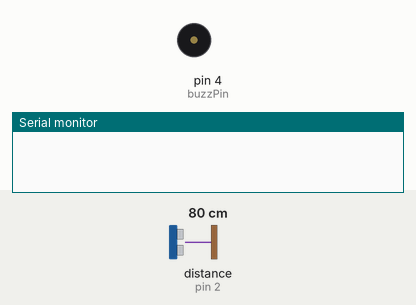
Simulated run of this sketch. Board: Arduino Uno, built with avr-gcc and run on an emulated ATmega328P. Parts: buzzer (waves = sounding), the last lines printed to the serial monitor. Wiring (inferred from the names in the program): ultrasonic range finder: trigger pin 3; echo pin 2. The inputs (shaded band) are chosen by the test bench; at power-on: distance to the obstacle (sensor on pin 2) 80 cm. The echo pulse lasts 58.3 µs per cm.

Above: at 1.2 s.
1.3 s: distance to the obstacle (sensor on pin 2) set to 54 cm
3.4 s: distance to the obstacle (sensor on pin 2) set to 46 cm
At 4.38 s:
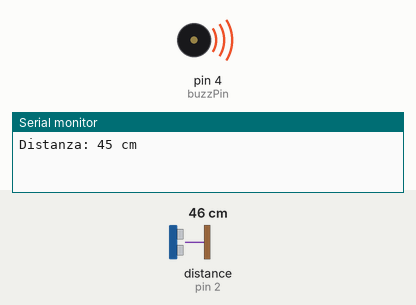
6.4 s: distance to the obstacle (sensor on pin 2) set to 2 cm
At 6.63 s:
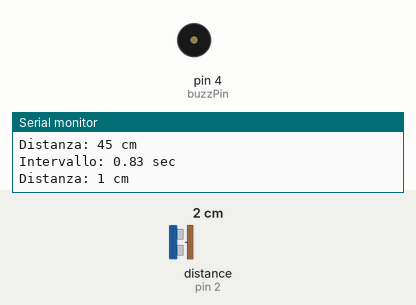
9.4 s: distance to the obstacle (sensor on pin 2) set to 60 cm
At 9.58 s:
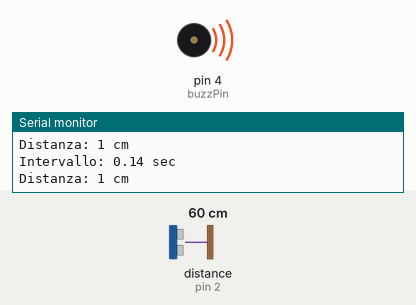
Timing chart, 0 to 12.0 s (numbered marks = the images above; inputs shaded):
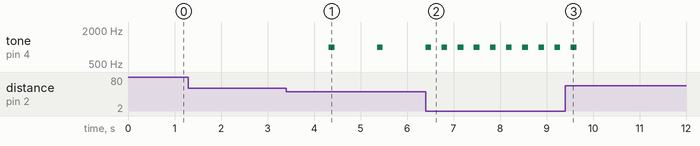

Measured:
- the behaviour switches between 52 and 51 cm on distance to the obstacle (sensor on pin 2) (found by bisection; images 0 and 1)
- after the input at 1.3 s, every drawn part: stays the same
- after the input at 3.4 s, tone on pin 4 (buzzPin): alternates 1000 Hz for 0.12 s and silent for 0.92 s, starting after 0.92 s
- after the input at 6.4 s, tone on pin 4 (buzzPin): alternates 1000 Hz for 0.12 s and silent for 0.22 s, starting after 0.35 s
- after the input at 9.4 s, tone on pin 4 (buzzPin): goes on until 9.6 s, then stays silent

The sketch:

sensore_di_parcheggio.ino
```cpp
#include <Fuzzy.h>
// Istanzio le variabili relative ai pin della scheda
const int buzzPin=4;  // Buzzer
const int trigPin=3;  // Sensore distanza
const int echoPin=2;  // Sensore distanza
long durata;
int distanza;
// Istanzio un oggetto Fuzzy
Fuzzy *fuzzy = new Fuzzy();

void setup()
{
  // Set del trigPin come Output
  pinMode(trigPin, OUTPUT);
  // Set del echoPin come Input
  pinMode(echoPin, INPUT);
  // Set del Serial output
  Serial.begin(9600);
  // Set del random seed
  randomSeed(analogRead(0));

  // Istanzio l'oggetto FuzzyInput per la distanza
  FuzzyInput *distanza = new FuzzyInput(1);
  // Istanzio l'oggetto FuzzySet per la distanza vicina
  FuzzySet *vicina = new FuzzySet(0, 10, 15, 20);
  // Istanzio l'oggetto FuzzySet per la distanza media
  FuzzySet *media = new FuzzySet(20, 20, 30, 30);
  // Istanzio l'oggetto FuzzySet per la distanza lontana
  FuzzySet *lontana = new FuzzySet(30, 40, 50, 50);
  // Includo i FuzzySet nel FuzzyInput
  distanza->addFuzzySet(vicina);
  distanza->addFuzzySet(media);
  distanza->addFuzzySet(lontana);
  // Includo il FuzzyInput nel Fuzzy
  fuzzy->addFuzzyInput(distanza);

  // Istanzio l'oggetto FuzzyOutput per il tempo tra un intervallo e l'altro
  FuzzyOutput *intervallo = new FuzzyOutput(1);
  // Istanzio l'oggetto FuzzySet per l'intervallo lungo
  FuzzySet *lungo = new FuzzySet(700, 800, 800, 1000);
  // Istanzio l'oggetto FuzzySet per l'intervallo moderato
  FuzzySet *moderato = new FuzzySet(300, 500, 500, 700);
  // Istanzio l'oggetto FuzzySet per l'intervallo breve
  FuzzySet *breve = new FuzzySet(0, 0, 0, 300);
  // Includo i FuzzySet nel FuzzyOutput
  intervallo->addFuzzySet(lungo);
  intervallo->addFuzzySet(moderato);
  intervallo->addFuzzySet(breve);
  // Includo il FuzzyOutput nel Fuzzy
  fuzzy->addFuzzyOutput(intervallo);

  // Creo la FuzzyRule R1 "IF distanza IS vicina THEN intervallo IS breve"
  // Istanzio l'oggetto FuzzyRuleAntecedent
  FuzzyRuleAntecedent *ifDistanzaVicina = new FuzzyRuleAntecedent();
  // Creo un FuzzyRuleAntecedent con un solo FuzzySet
  ifDistanzaVicina->joinSingle(vicina);
  // Istanzio un oggetto FuzzyRuleConsequent
  FuzzyRuleConsequent *thenIntervalloBreve = new FuzzyRuleConsequent();
  // Includo un FuzzySet al FuzzyRuleConsequent
  thenIntervalloBreve->addOutput(breve);
  // Istanzio un oggetto FuzzyRule
  FuzzyRule *fuzzyRule01 = new FuzzyRule(1, ifDistanzaVicina, thenIntervalloBreve);
  // Includo la FuzzyRule in Fuzzy
  fuzzy->addFuzzyRule(fuzzyRule01);

  // Creo la FuzzyRule R2 "IF distanza IS media THEN intervallo IS moderato"
  // Istanzio l'oggetto FuzzyRuleAntecedent
  FuzzyRuleAntecedent *ifDistanzaMedia = new FuzzyRuleAntecedent();
  // Creo un FuzzyRuleAntecedent con un solo FuzzySet
  ifDistanzaMedia->joinSingle(media);
  // Istanzio un oggetto FuzzyRuleConsequent
  FuzzyRuleConsequent *thenIntervalloModerato = new FuzzyRuleConsequent();
  // Includo un FuzzySet al FuzzyRuleConsequent
  thenIntervalloModerato->addOutput(moderato);
  // Istanzio un oggetto FuzzyRule
  FuzzyRule *fuzzyRule02 = new FuzzyRule(2, ifDistanzaMedia, thenIntervalloModerato);
  // Includo la FuzzyRule in Fuzzy
  fuzzy->addFuzzyRule(fuzzyRule02);

  // Creo la FuzzyRule R3 "IF distanza IS lontana THEN intervallo IS lungo"
  // Istanzio l'oggetto FuzzyRuleAntecedent
  FuzzyRuleAntecedent *ifDistanzaLontana = new FuzzyRuleAntecedent();
  // Creo un FuzzyRuleAntecedent con un solo FuzzySet
  ifDistanzaLontana->joinSingle(lontana);
  // Istanzio un oggetto FuzzyRuleConsequent
  FuzzyRuleConsequent *thenIntervalloLungo = new FuzzyRuleConsequent();
  // Includo un FuzzySet al FuzzyRuleConsequent
  thenIntervalloLungo->addOutput(lungo);
  // Istanzio un oggetto FuzzyRule
  FuzzyRule *fuzzyRule03 = new FuzzyRule(3, ifDistanzaLontana, thenIntervalloLungo);
  // Includo la FuzzyRule in Fuzzy
  fuzzy->addFuzzyRule(fuzzyRule03);
}

void loop()
{
  // Azzero i Pin
  noTone(buzzPin);
  digitalWrite(trigPin, LOW);
  delayMicroseconds(2);
  // Imposto il trigPin su HIGH per 10 microsecondi
  digitalWrite(trigPin, HIGH);
  delayMicroseconds(10);
  digitalWrite(trigPin, LOW);
  // Leggo l' echoPin, ritorna il tempo che impiega l'onda per viaggiare in microsecondi
  durata = pulseIn(echoPin, HIGH);
  // Calcolo la distanza
  distanza = durata * 0.034 / 2;
  // Se la distanza è inferiore o uguale a 100cm parte il sensore
  if(distanza<=50){
    // Stampo su monitor seriale
    Serial.print("Distanza: ");
    Serial.print(distanza);
    Serial.println(" cm");
    // Setto la distanza come imput per il fuzzy
    fuzzy->setInput(1, distanza);
    // Parte la fuzzificazione
    fuzzy->fuzzify();
    // Parte la defuzzificazione
    float output = fuzzy->defuzzify(1);
    // Attendo che passi l'intervallo per il prossimo segnale sonoro
    delay(output);
    // Attivo il buzzer
    tone(buzzPin,1000);
    delay(100);

    // Stampo su monitor seriale
    Serial.print("Intervallo: ");
    Serial.print(output/1000);
    Serial.println(" sec");
  }
  Serial.flush();
}
```
